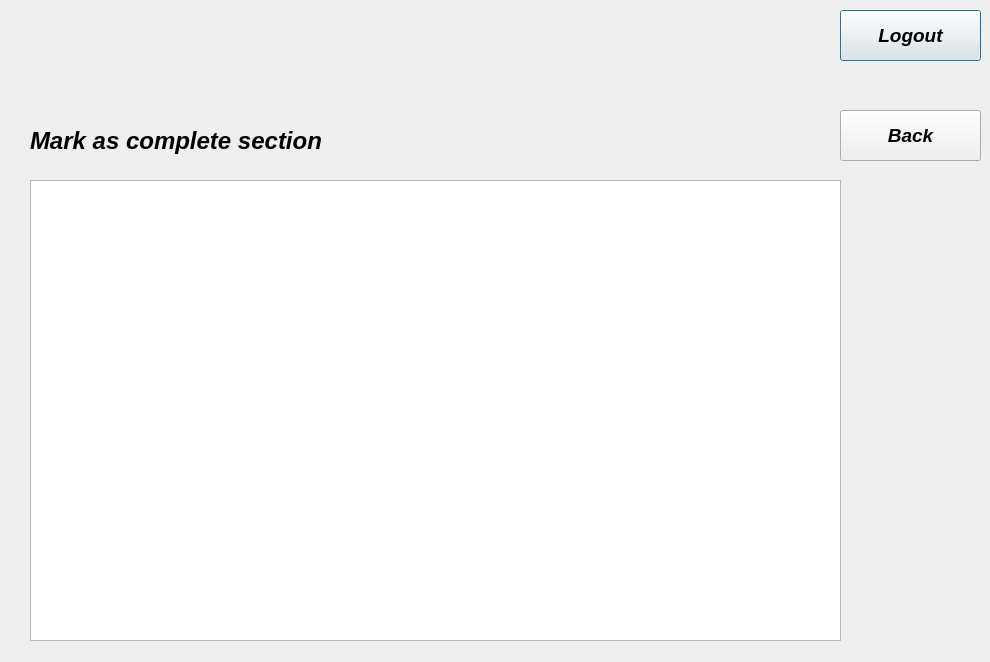
<?xml version="1.0" encoding="UTF-8"?>
<ui version="4.0">
 <class>MarkTaskAsComplete</class>
 <widget class="QDialog" name="MarkTaskAsComplete">
  <property name="geometry">
   <rect>
    <x>0</x>
    <y>0</y>
    <width>990</width>
    <height>662</height>
   </rect>
  </property>
  <property name="windowTitle">
   <string>Dialog</string>
  </property>
  <widget class="QPushButton" name="LogoutButton">
   <property name="geometry">
    <rect>
     <x>840</x>
     <y>10</y>
     <width>141</width>
     <height>51</height>
    </rect>
   </property>
   <property name="maximumSize">
    <size>
     <width>150</width>
     <height>70</height>
    </size>
   </property>
   <property name="font">
    <font>
     <pointsize>14</pointsize>
     <italic>true</italic>
     <bold>true</bold>
    </font>
   </property>
   <property name="text">
    <string>Logout</string>
   </property>
  </widget>
  <widget class="QPushButton" name="BackButton">
   <property name="geometry">
    <rect>
     <x>840</x>
     <y>110</y>
     <width>141</width>
     <height>51</height>
    </rect>
   </property>
   <property name="maximumSize">
    <size>
     <width>150</width>
     <height>70</height>
    </size>
   </property>
   <property name="font">
    <font>
     <pointsize>14</pointsize>
     <italic>true</italic>
     <bold>true</bold>
    </font>
   </property>
   <property name="text">
    <string>Back</string>
   </property>
  </widget>
  <widget class="QLabel" name="MarkCompleteMessageLabel">
   <property name="geometry">
    <rect>
     <x>30</x>
     <y>110</y>
     <width>400</width>
     <height>61</height>
    </rect>
   </property>
   <property name="maximumSize">
    <size>
     <width>400</width>
     <height>100</height>
    </size>
   </property>
   <property name="font">
    <font>
     <pointsize>18</pointsize>
     <italic>true</italic>
     <bold>true</bold>
    </font>
   </property>
   <property name="text">
    <string>Mark as complete section</string>
   </property>
  </widget>
  <widget class="QListWidget" name="MarkCompleteListWidget">
   <property name="geometry">
    <rect>
     <x>30</x>
     <y>180</y>
     <width>811</width>
     <height>461</height>
    </rect>
   </property>
  </widget>
 </widget>
 <resources/>
 <connections/>
</ui>
